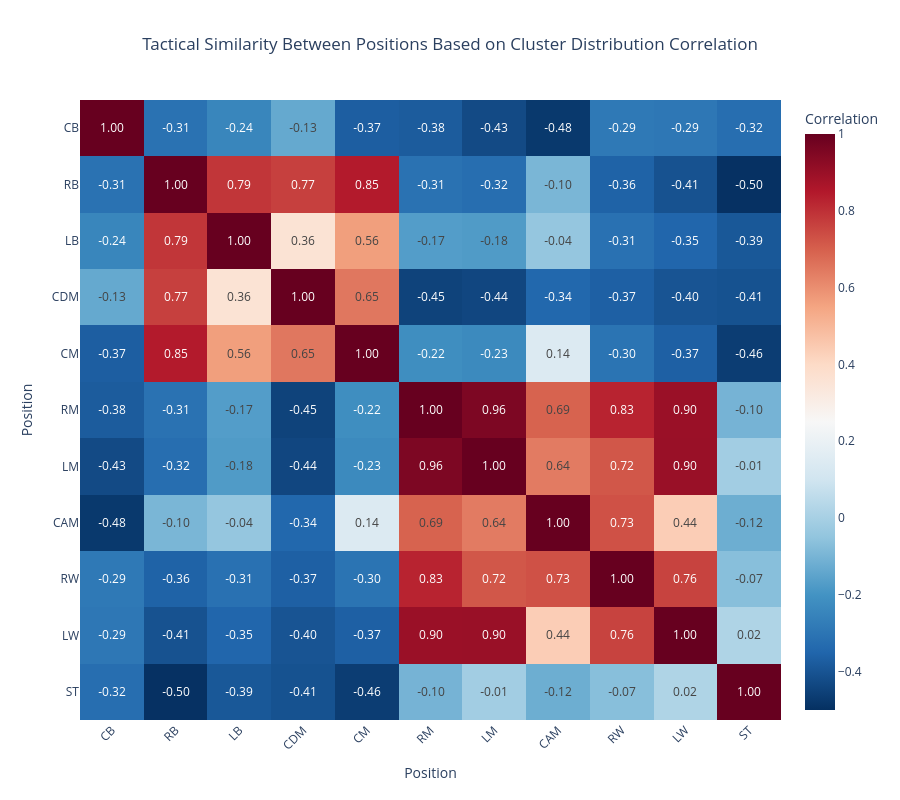

The notebook cell saved with this chart:
### Code cell
pivot_pos = pd.crosstab(df_clusters['cluster'], df_clusters['pos'])
pivot_norm = pivot_pos.div(pivot_pos.sum(axis=1), axis=0)
pos_corr = pivot_norm.corr()

# Sort the correlation matrix by the specified position order
position_order = ['CB', 'RB', 'LB', 'CDM', 'CM', 'RM', 'LM', 'CAM', 'RW', 'LW', 'ST']
# Filter to keep only positions that exist in the data
position_order = [pos for pos in position_order if pos in pos_corr.columns]
pos_corr = pos_corr.loc[position_order, position_order]

fig = px.imshow(
    pos_corr,
    labels=dict(x="Position", y="Position", color="Correlation"),
    x=pos_corr.columns,
    y=pos_corr.columns,
    color_continuous_scale='RdBu_r',
    zmin=-0.5,
    zmax=1,
    text_auto='.2f',
    aspect='auto',
    title="Tactical Similarity Between Positions Based on Cluster Distribution Correlation"
)

fig.update_layout(
    title_x=0.5,
    width=900,
    height=800,
    xaxis_tickangle=-45
)

fig.show()

### Figure 1 — Plotly figure (JSON) as saved in the notebook; plotly's stock layout.template omitted (floating-point values rounded to 4 significant figures)
{"data": [{"coloraxis": "coloraxis", "hovertemplate": "Position: %{x}<br>Position: %{y}<br>Correlation: %{z}<extra></extra>", "name": "0", "texttemplate": "%{z:.2f}", "type": "heatmap", "x": ["CB", "RB", "LB", "CDM", "CM", "RM", "LM", "CAM", "RW", "LW", "ST"], "xaxis": "x", "y": ["CB", "RB", "LB", "CDM", "CM", "RM", "LM", "CAM", "RW", "LW", "ST"], "yaxis": "y", "z": [[1.0, -0.3105, -0.2433, -0.135, -0.3717, -0.379, -0.4273, -0.476, -0.2878, -0.2938, -0.3236], [-0.3105, 1.0, 0.7869, 0.7672, 0.8452, -0.3104, -0.3246, -0.09624, -0.3596, -0.4053, -0.4964], [-0.2433, 0.7869, 1.0, 0.3586, 0.564, -0.169, -0.176, -0.04358, -0.3141, -0.349, -0.3902], [-0.135, 0.7672, 0.3586, 1.0, 0.6502, -0.4474, -0.4378, -0.3442, -0.3658, -0.3999, -0.4064], [-0.3717, 0.8452, 0.564, 0.6502, 1.0, -0.2178, -0.2309, 0.1431, -0.3045, -0.3653, -0.4635], [-0.379, -0.3104, -0.169, -0.4474, -0.2178, 1.0, 0.9552, 0.6944, 0.8267, 0.8973, -0.1025], [-0.4273, -0.3246, -0.176, -0.4378, -0.2309, 0.9552, 1.0, 0.6409, 0.719, 0.899, -0.01147], [-0.476, -0.09624, -0.04358, -0.3442, 0.1431, 0.6944, 0.6409, 1.0, 0.7311, 0.4376, -0.1204], [-0.2878, -0.3596, -0.3141, -0.3658, -0.3045, 0.8267, 0.719, 0.7311, 1.0, 0.7613, -0.06821], [-0.2938, -0.4053, -0.349, -0.3999, -0.3653, 0.8973, 0.899, 0.4376, 0.7613, 1.0, 0.01912], [-0.3236, -0.4964, -0.3902, -0.4064, -0.4635, -0.1025, -0.01147, -0.1204, -0.06821, 0.01912, 1.0]]}], "layout": {"coloraxis": {"cmax": 1, "cmin": -0.5, "colorbar": {"title": {"text": "Correlation"}}, "colorscale": [[0, "rgb(5,48,97)"], [0.1, "rgb(33,102,172)"], [0.2, "rgb(67,147,195)"], [0.3, "rgb(146,197,222)"], [0.4, "rgb(209,229,240)"], [0.5, "rgb(247,247,247)"], [0.6, "rgb(253,219,199)"], [0.7, "rgb(244,165,130)"], [0.8, "rgb(214,96,77)"], [0.9, "rgb(178,24,43)"], [1, "rgb(103,0,31)"]]}, "height": 800, "title": {"text": "Tactical Similarity Between Positions Based on Cluster Distribution Correlation", "x": 0.5}, "width": 900, "xaxis": {"anchor": "y", "domain": [0, 1], "tickangle": -45, "title": {"text": "Position"}}, "yaxis": {"anchor": "x", "autorange": "reversed", "domain": [0, 1], "title": {"text": "Position"}}}}
